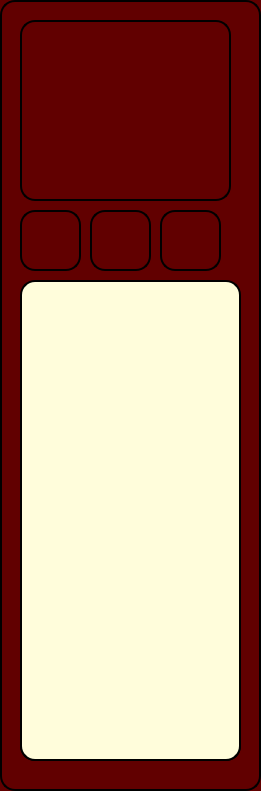
   <widget class="QFrame" name="frame">
    <property name="geometry">
     <rect>
      <x>0</x>
      <y>0</y>
      <width>261</width>
      <height>791</height>
     </rect>
    </property>
    <property name="styleSheet">
     <string notr="true">color: rgb(0, 0, 0);
color: rgb(255, 255, 255);
border: 2px solid black;
background-color: rgb(139, 21, 21);
background-color: rgb(97, 0, 0);
border: 2px solid black;
border-radius: 15px;</string>
    </property>
    <property name="frameShape">
     <enum>QFrame::Shape::StyledPanel</enum>
    </property>
    <property name="frameShadow">
     <enum>QFrame::Shadow::Raised</enum>
    </property>
    <widget class="QPushButton" name="eq">
     <property name="geometry">
      <rect>
       <x>20</x>
       <y>690</y>
       <width>221</width>
       <height>71</height>
      </rect>
     </property>
     <property name="font">
      <font>
       <family>Rage Italic</family>
       <pointsize>18</pointsize>
       <italic>false</italic>
       <bold>false</bold>
       <kerning>true</kerning>
      </font>
     </property>
     <property name="focusPolicy">
      <enum>Qt::FocusPolicy::ClickFocus</enum>
     </property>
     <property name="styleSheet">
      <string notr="true">color: rgb(0, 0, 0);
color: rgb(255, 255, 255);
border: 2px solid black;
background-color: rgb(139, 21, 21);
background-color: rgb(97, 0, 0);
border: 2px solid black;
border-radius: 15px;

</string>
     </property>
     <property name="text">
      <string>Equipments</string>
     </property>
     <property name="icon">
      <iconset resource="resources.qrc">
       <normaloff>:/home page/image (1).png</normaloff>:/home page/image (1).png</iconset>
     </property>
     <property name="iconSize">
      <size>
       <width>60</width>
       <height>60</height>
      </size>
     </property>
     <property name="checkable">
      <bool>false</bool>
     </property>
    </widget>
    <widget class="QPushButton" name="pro">
     <property name="geometry">
      <rect>
       <x>20</x>
       <y>530</y>
       <width>221</width>
       <height>71</height>
      </rect>
     </property>
     <property name="font">
      <font>
       <family>Rage Italic</family>
       <pointsize>18</pointsize>
      </font>
     </property>
     <property name="focusPolicy">
      <enum>Qt::FocusPolicy::ClickFocus</enum>
     </property>
     <property name="styleSheet">
      <string notr="true">color: rgb(0, 0, 0);
color: rgb(255, 255, 255);
border: 2px solid black;
background-color: rgb(139, 21, 21);
background-color: rgb(97, 0, 0);
border: 2px solid black;
border-radius: 15px;</string>
     </property>
     <property name="text">
      <string>Products</string>
     </property>
     <property name="icon">
      <iconset resource="resources.qrc">
       <normaloff>:/home page/canned-food.png</normaloff>:/home page/canned-food.png</iconset>
     </property>
     <property name="iconSize">
      <size>
       <width>60</width>
       <height>60</height>
      </size>
     </property>
     <property name="checkable">
      <bool>false</bool>
     </property>
    </widget>
    <widget class="QPushButton" name="emp">
     <property name="geometry">
      <rect>
       <x>20</x>
       <y>370</y>
       <width>221</width>
       <height>71</height>
      </rect>
     </property>
     <property name="font">
      <font>
       <family>Rage Italic</family>
       <pointsize>18</pointsize>
      </font>
     </property>
     <property name="focusPolicy">
      <enum>Qt::FocusPolicy::ClickFocus</enum>
     </property>
     <property name="styleSheet">
      <string notr="true">color: rgb(0, 0, 0);
color: rgb(255, 255, 255);
border-radius: 15px;
background-color: rgb(139, 21, 21);
background-color: rgb(97, 0, 0);
border: 2px solid black;</string>
     </property>
     <property name="text">
      <string>Employees</string>
     </property>
     <property name="icon">
      <iconset resource="resources.qrc">
       <normaloff>:/home page/employees (1).png</normaloff>:/home page/employees (1).png</iconset>
     </property>
     <property name="iconSize">
      <size>
       <width>60</width>
       <height>60</height>
      </size>
     </property>
     <property name="checkable">
      <bool>false</bool>
     </property>
    </widget>
    <widget class="QPushButton" name="deli">
     <property name="geometry">
      <rect>
       <x>20</x>
       <y>610</y>
       <width>221</width>
       <height>71</height>
      </rect>
     </property>
     <property name="font">
      <font>
       <family>Rage Italic</family>
       <pointsize>18</pointsize>
      </font>
     </property>
     <property name="focusPolicy">
      <enum>Qt::FocusPolicy::ClickFocus</enum>
     </property>
     <property name="styleSheet">
      <string notr="true">color: rgb(0, 0, 0);
color: rgb(255, 255, 255);
border: 2px solid black;
background-color: rgb(139, 21, 21);
background-color: rgb(97, 0, 0);
border: 2px solid black;
border-radius: 15px;</string>
     </property>
     <property name="text">
      <string>Delivery</string>
     </property>
     <property name="icon">
      <iconset resource="resources.qrc">
       <normaloff>:/home page/delivery-bike.png</normaloff>:/home page/delivery-bike.png</iconset>
     </property>
     <property name="iconSize">
      <size>
       <width>60</width>
       <height>60</height>
      </size>
     </property>
     <property name="checkable">
      <bool>false</bool>
     </property>
    </widget>
    <widget class="QPushButton" name="cli">
     <property name="geometry">
      <rect>
       <x>20</x>
       <y>450</y>
       <width>221</width>
       <height>71</height>
      </rect>
     </property>
     <property name="font">
      <font>
       <family>Rage Italic</family>
       <pointsize>19</pointsize>
      </font>
     </property>
     <property name="focusPolicy">
      <enum>Qt::FocusPolicy::ClickFocus</enum>
     </property>
     <property name="styleSheet">
      <string notr="true">color: rgb(0, 0, 0);
color: rgb(255, 255, 255);
background-color: rgb(139, 21, 21);
background-color: rgb(97, 0, 0);
border: 2px solid black;
border-radius: 15px;</string>
     </property>
     <property name="text">
      <string>Clients</string>
     </property>
     <property name="icon">
      <iconset resource="resources.qrc">
       <normaloff>:/home page/client.png</normaloff>:/home page/client.png</iconset>
     </property>
     <property name="iconSize">
      <size>
       <width>60</width>
       <height>60</height>
      </size>
     </property>
     <property name="checkable">
      <bool>false</bool>
     </property>
    </widget>
    <widget class="QPushButton" name="home">
     <property name="geometry">
      <rect>
       <x>20</x>
       <y>290</y>
       <width>221</width>
       <height>71</height>
      </rect>
     </property>
     <property name="font">
      <font>
       <family>Rage Italic</family>
       <pointsize>18</pointsize>
       <bold>false</bold>
      </font>
     </property>
     <property name="focusPolicy">
      <enum>Qt::FocusPolicy::ClickFocus</enum>
     </property>
     <property name="styleSheet">
      <string notr="true">color: rgb(0, 0, 0);
color: rgb(255, 255, 255);
border: 2px solid black;
background-color: rgb(139, 21, 21);
background-color: rgb(97, 0, 0);
border: 2px solid black;
border-radius: 15px;</string>
     </property>
     <property name="text">
      <string>Home</string>
     </property>
     <property name="icon">
      <iconset resource="resources.qrc">
       <normaloff>:/home page/home (3).png</normaloff>:/home page/home (3).png</iconset>
     </property>
     <property name="iconSize">
      <size>
       <width>65</width>
       <height>65</height>
      </size>
     </property>
     <property name="checkable">
      <bool>false</bool>
     </property>
    </widget>
    <widget class="QPushButton" name="setting">
     <property name="geometry">
      <rect>
       <x>90</x>
       <y>210</y>
       <width>61</width>
       <height>61</height>
      </rect>
     </property>
     <property name="focusPolicy">
      <enum>Qt::FocusPolicy::ClickFocus</enum>
     </property>
     <property name="styleSheet">
      <string notr="true">border: 2px solid black;
background-color: rgb(139, 21, 21);
background-color: rgb(97, 0, 0);
border-radius: 15px;</string>
     </property>
     <property name="text">
      <string/>
     </property>
     <property name="icon">
      <iconset resource="resources.qrc">
       <normaloff>:/home page/gear[1].png</normaloff>:/home page/gear[1].png</iconset>
     </property>
     <property name="iconSize">
      <size>
       <width>50</width>
       <height>50</height>
      </size>
     </property>
    </widget>
    <widget class="QPushButton" name="log_out">
     <property name="geometry">
      <rect>
       <x>160</x>
       <y>210</y>
       <width>61</width>
       <height>61</height>
      </rect>
     </property>
     <property name="focusPolicy">
      <enum>Qt::FocusPolicy::ClickFocus</enum>
     </property>
     <property name="styleSheet">
      <string notr="true">border: 2px solid black;
background-color: rgb(139, 21, 21);
background-color: rgb(97, 0, 0);
border-radius: 15px;</string>
     </property>
     <property name="text">
      <string/>
     </property>
     <property name="icon">
      <iconset resource="resources.qrc">
       <normaloff>:/home page/check-out_(1)_(1)[1].png</normaloff>:/home page/check-out_(1)_(1)[1].png</iconset>
     </property>
     <property name="iconSize">
      <size>
       <width>60</width>
       <height>60</height>
      </size>
     </property>
    </widget>
    <widget class="QPushButton" name="meu_button">
     <property name="geometry">
      <rect>
       <x>20</x>
       <y>210</y>
       <width>61</width>
       <height>61</height>
      </rect>
     </property>
     <property name="focusPolicy">
      <enum>Qt::FocusPolicy::ClickFocus</enum>
     </property>
     <property name="styleSheet">
      <string notr="true">border: 2px solid black;
background-color: rgb(139, 21, 21);
background-color: rgb(97, 0, 0);
border-radius: 15px;</string>
     </property>
     <property name="text">
      <string/>
     </property>
     <property name="icon">
      <iconset resource="resources.qrc">
       <normaloff>:/home page/menu (2).png</normaloff>:/home page/menu (2).png</iconset>
     </property>
     <property name="iconSize">
      <size>
       <width>60</width>
       <height>60</height>
      </size>
     </property>
    </widget>
    <widget class="QPushButton" name="pushButton_3">
     <property name="geometry">
      <rect>
       <x>20</x>
       <y>20</y>
       <width>211</width>
       <height>181</height>
      </rect>
     </property>
     <property name="text">
      <string/>
     </property>
     <property name="icon">
      <iconset resource="resources.qrc">
       <normaloff>:/projec_img/saber.png</normaloff>:/projec_img/saber.png</iconset>
     </property>
     <property name="iconSize">
      <size>
       <width>150</width>
       <height>150</height>
      </size>
     </property>
    </widget>
    <widget class="QPushButton" name="chat">
     <property name="geometry">
      <rect>
       <x>20</x>
       <y>280</y>
       <width>221</width>
       <height>481</height>
      </rect>
     </property>
     <property name="styleSheet">
      <string notr="true">background-color: rgb(255, 253, 219);
border-radius: 15px;
border: 2px solid </string>
     </property>
     <property name="text">
      <string/>
     </property>
     <property name="icon">
      <iconset resource="resources.qrc">
       <normaloff>:/projec_img/image-removebg-preview.png</normaloff>:/projec_img/image-removebg-preview.png</iconset>
     </property>
     <property name="iconSize">
      <size>
       <width>160</width>
       <height>160</height>
      </size>
     </property>
    </widget>
   </widget>
